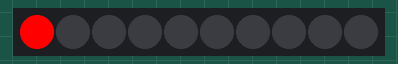
The sketch below on a simulated Arduino Uno, built with avr-gcc and run on an emulated ATmega328P. Parts: 10 RGB LEDs in strip order, left to right.

Above: at 0.15 s.
At 0.56 s:
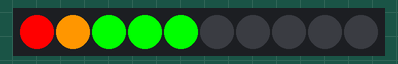
At 1.07 s:
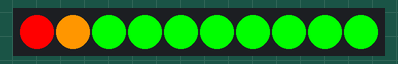
At 1.47 s:
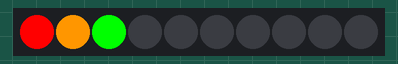

The sketch:

Level.ino
```cpp
/*
Grove LED Bar - Level Example
This example will show you how to use setLevel() function of this library.
The setLevel() function illuminates the given number of LEDs from either side.

Syntax setLevel(level)
0  = all LEDs off
5  = 5 LEDs on
10 = all LEDs on

Ported for MSP-EXP430F5529, TM4c123 (Tiva C) LaunchPad By Cameron P. LaFollette
*/

#include <Grove_LED_Bar.h>


// Arduino Clock pin, Data pin, Orientation
// Grove_LED_Bar bar(9, 8, 0); // Clock pin, Data pin, Orientation

// LaunchPad Clock pin, Data pin, Orientation
Grove_LED_Bar bar(35, 36, 0);  // Clock pin, Data pin, Orientation

void setup()
{
  // nothing to initialize
  bar.begin();
}

void loop()
{
  // Walk through the levels
  for (int i = 0; i <= 10; i++)
  {
    bar.setLevel(i);
    delay(100);
  }
}
```

Measured:
- by itself, everything shown: repeats every 1.1 s, in 11 steps
